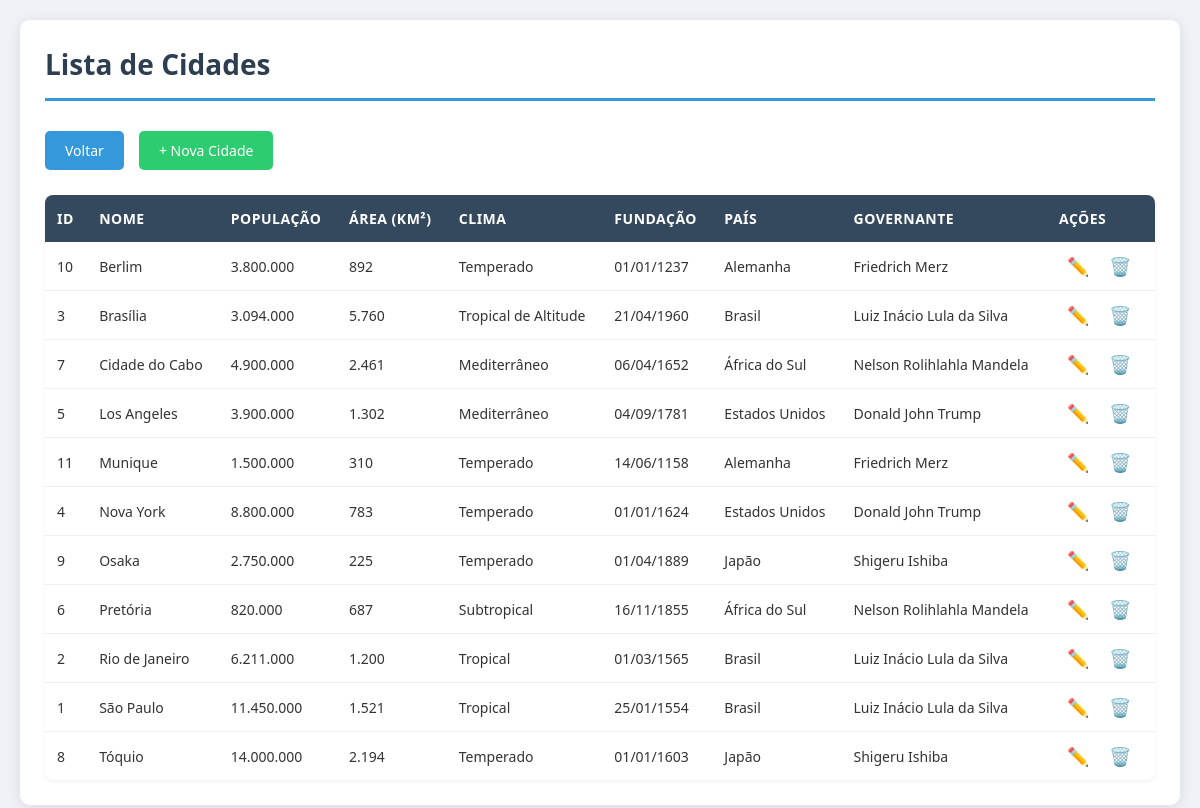
Screenshot of /cidades/listar.php with the database file from the repository.
### tables this page shows
CREATE TABLE Cidades(
	pk_cidade INT PRIMARY KEY AUTO_INCREMENT,
    nome VARCHAR(90) NOT NULL,
    populacao INT NOT NULL,
    area INT NOT NULL,
    clima VARCHAR(90) NOT NULL,
    dt_fundacao DATE,
    fk_governante INT NOT NULL,
    fk_pais INT NOT NULL,
    FOREIGN KEY (fk_governante) REFERENCES Governantes(pk_governante),
    FOREIGN KEY (fk_pais) REFERENCES Paises(pk_pais)
);

CREATE TABLE Paises(
	pk_pais INT PRIMARY KEY AUTO_INCREMENT,
	nome VARCHAR(90) NOT NULL UNIQUE,
    populacao BIGINT NOT NULL,
    area DECIMAL(15,2) NOT NULL,
    idioma VARCHAR(45) NOT NULL,
    clima VARCHAR(90) NOT NULL,
    regime_politico VARCHAR(90) NOT NULL,
    moeda VARCHAR(45) NOT NULL,
    fk_governante INT NOT NULL,
    fk_continente INT NOT NULL,
    FOREIGN KEY (fk_governante) REFERENCES Governantes(pk_governante),
    FOREIGN KEY (fk_continente) REFERENCES Continentes(pk_continente)
);

CREATE TABLE Governantes(
	pk_governante INT PRIMARY KEY AUTO_INCREMENT,
    nome VARCHAR(90) NOT NULL,
    partido_politico VARCHAR(90) NOT NULL,
    dt_nascimento DATE NOT NULL,
    idade TINYINT NOT NULL,
    dt_inicio_mandato DATE NOT NULL,
    dt_fim_mandato DATE NOT NULL
);

### cidades/listar.php (the view, shortened to what this page needs)
<?php
include '../config.php';
$stmt = $pdo->query("SELECT c.*, p.nome as pais, g.nome as governante
                     FROM Cidades c
                     JOIN Paises p ON c.fk_pais = p.pk_pais
                     JOIN Governantes g ON c.fk_governante = g.pk_governante
                     ORDER BY c.nome");
$cidades = $stmt->fetchAll();
?>
<!DOCTYPE html>
<html lang="pt-BR">
<head>
    <link rel="stylesheet" href="../style.css">
</head>
<body>
    <div class="container">
        <h1>Lista de Cidades</h1>
        <div class="actions">
            <a href="../index.php" class="btn">Voltar</a>
            <a href="criar.php" class="btn btn-success">+ Nova Cidade</a>
        </div>
        <table>
            <thead>
                <tr>
                    <th>ID</th>
                    <th>Nome</th>
                    <th>População</th>
                    <th>Área (km²)</th>
                    <th>Clima</th>
                    <th>Fundação</th>
                    <th>País</th>
                    <th>Governante</th>
                    <th>Ações</th>
                </tr>
            </thead>
            <tbody>
                <?php if(count($cidades) > 0): ?>
                    <?php foreach($cidades as $c): ?>
                    <tr>
                        <td><?= $c['pk_cidade'] ?></td>
                        <td><?= htmlspecialchars($c['nome']) ?></td>
                        <td><?= number_format($c['populacao'], 0, ',', '.') ?></td>
                        <td><?= number_format($c['area'], 0, ',', '.') ?></td>
                        <td><?= htmlspecialchars($c['clima']) ?></td>
                        <td><?= $c['dt_fundacao'] ? date('d/m/Y', strtotime($c['dt_fundacao'])) : '-' ?></td>
                        <td><?= htmlspecialchars($c['pais']) ?></td>
                        <td><?= htmlspecialchars($c['governante']) ?></td>
                        <td>
                            <a href="editar.php?id=<?= $c['pk_cidade'] ?>" class="btn-edit">✏️</a>
                            <a href="excluir.php?id=<?= $c['pk_cidade'] ?>" class="btn-delete" onclick="return confirmarExclusao('cidade')">🗑️</a>
                        </td>
                    </tr>
                    <?php endforeach; ?>
                <?php else: ?>
                    <tr>
                        <td colspan="9" style="text-align: center;">Nenhuma cidade cadastrada</td>
                    </tr>
                <?php endif; ?>
            </tbody>
        </table>
    </div>
</body>
</html>

### style.css (style rules this page uses)
* { margin: 0; padding: 0; box-sizing: border-box; }
body { font-family: 'Segoe UI', Tahoma, Geneva, Verdana, sans-serif; background: #f0f2f5; padding: 20px; color: #333; }
.container { max-width: 1200px; margin: 0 auto; background: white; padding: 25px; border-radius: 10px; box-shadow: 0 2px 15px rgba(0, 0, 0, 0.1); }
h1 { color: #2c3e50; margin-bottom: 25px; padding-bottom: 15px; border-bottom: 3px solid #3498db; font-size: 28px; }
.actions { display: flex; gap: 10px; margin-bottom: 20px; flex-wrap: wrap; }
.btn { display: inline-block; padding: 10px 20px; margin: 5px 5px 5px 0; background: #3498db; color: white; text-decoration: none; border-radius: 5px; border: none; cursor: pointer; font-size: 14px; transition: all 0.3s ease; font-weight: 500; }
.btn-success { background: #2ecc71; }
.btn-edit { color: #3498db; text-decoration: none; padding: 5px 8px; font-size: 18px; transition: all 0.3s; }
.btn-delete { color: #e74c3c; text-decoration: none; padding: 5px 8px; font-size: 18px; transition: all 0.3s; }
table { width: 100%; border-collapse: collapse; margin-top: 20px; background: white; box-shadow: 0 2px 4px rgba(0, 0, 0, 0.05); border-radius: 8px; overflow: hidden; }
thead { background: #34495e; color: white; }
th { padding: 14px 12px; text-align: left; font-weight: 600; font-size: 14px; text-transform: uppercase; letter-spacing: 0.5px; }
td { padding: 12px; border-bottom: 1px solid #ecf0f1; font-size: 14px; }
tbody tr:last-child td { border-bottom: none; }

### rows the page displays
cidades: pk_cidade "10", nome "Berlim", populacao "3.800.000", area "892", clima "Temperado", dt_fundacao "01/01/1237", fk_pais.nome "Alemanha", fk_governante.nome "Friedrich Merz"
cidades: pk_cidade "3", nome "Brasília", populacao "3.094.000", area "5.760", clima "Tropical de Altitude", dt_fundacao "21/04/1960", fk_pais.nome "Brasil", fk_governante.nome "Luiz Inácio Lula da Silva"
cidades: pk_cidade "7", nome "Cidade do Cabo", populacao "4.900.000", area "2.461", clima "Mediterrâneo", dt_fundacao "06/04/1652", fk_pais.nome "África do Sul", fk_governante.nome "Nelson Rolihlahla Mandela"
cidades: pk_cidade "5", nome "Los Angeles", populacao "3.900.000", area "1.302", clima "Mediterrâneo", dt_fundacao "04/09/1781", fk_pais.nome "Estados Unidos", fk_governante.nome "Donald John Trump"
cidades: pk_cidade "11", nome "Munique", populacao "1.500.000", area "310", clima "Temperado", dt_fundacao "14/06/1158", fk_pais.nome "Alemanha", fk_governante.nome "Friedrich Merz"
cidades: pk_cidade "4", nome "Nova York", populacao "8.800.000", area "783", clima "Temperado", dt_fundacao "01/01/1624", fk_pais.nome "Estados Unidos", fk_governante.nome "Donald John Trump"
cidades: pk_cidade "9", nome "Osaka", populacao "2.750.000", area "225", clima "Temperado", dt_fundacao "01/04/1889", fk_pais.nome "Japão", fk_governante.nome "Shigeru Ishiba"
cidades: pk_cidade "6", nome "Pretória", populacao "820.000", area "687", clima "Subtropical", dt_fundacao "16/11/1855", fk_pais.nome "África do Sul", fk_governante.nome "Nelson Rolihlahla Mandela"
cidades: pk_cidade "2", nome "Rio de Janeiro", populacao "6.211.000", area "1.200", clima "Tropical", dt_fundacao "01/03/1565", fk_pais.nome "Brasil", fk_governante.nome "Luiz Inácio Lula da Silva"
cidades: pk_cidade "1", nome "São Paulo", populacao "11.450.000", area "1.521", clima "Tropical", dt_fundacao "25/01/1554", fk_pais.nome "Brasil", fk_governante.nome "Luiz Inácio Lula da Silva"
cidades: pk_cidade "8", nome "Tóquio", populacao "14.000.000", area "2.194", clima "Temperado", dt_fundacao "01/01/1603", fk_pais.nome "Japão", fk_governante.nome "Shigeru Ishiba"
